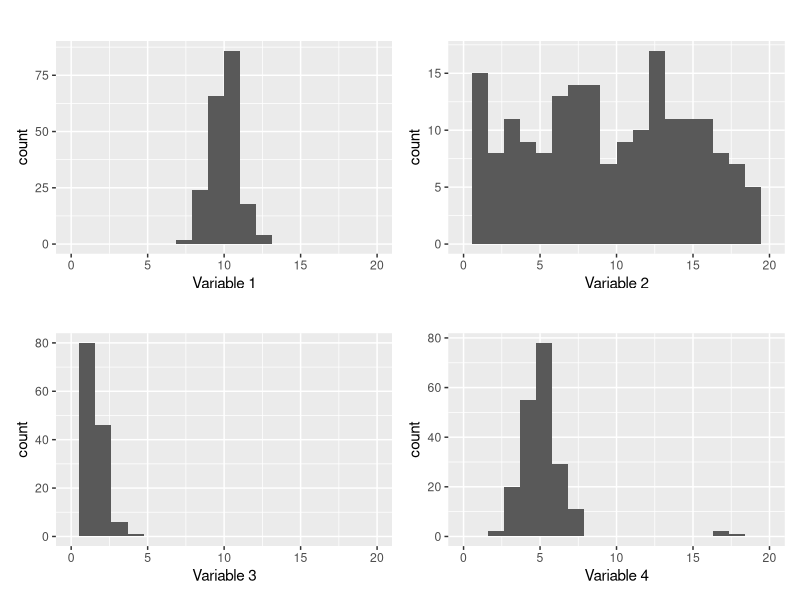

Reproduce this figure in R.
## ---- chunk 1
knitr::opts_chunk$set(echo = FALSE, tidy=TRUE, message=FALSE)
library(tidyverse)
library(patchwork)
## ---- chunk 2
dat1 <- rnorm(200, mean=10, sd=1)
dat2 <- runif(200, min=0, max=20)
dat3 <- rbinom(200, size=20, prob=0.05)
dat4 <- c(rnorm(195, mean=5, sd=1), 17,17,18,21,22)
## ---- chunk 3
p1 <- ggplot(data=NULL, aes(x=dat1))+geom_histogram(bins=20)+
  ggtitle("")+xlab("Variable 1")
p2 <- ggplot(data=NULL, aes(x=dat2))+geom_histogram(bins=20)+
  ggtitle("")+xlab("Variable 2")
p3 <- ggplot(data=NULL, aes(x=dat3))+geom_histogram(bins=20)+
  ggtitle("")+xlab("Variable 3")
p4 <- ggplot(data=NULL, aes(x=dat4))+geom_histogram(bins=20)+
  ggtitle("")+xlab("Variable 4")
## ---- chunk 4
p1+p2+p3+p4+plot_layout(nrow=2) & xlim(0,20)
